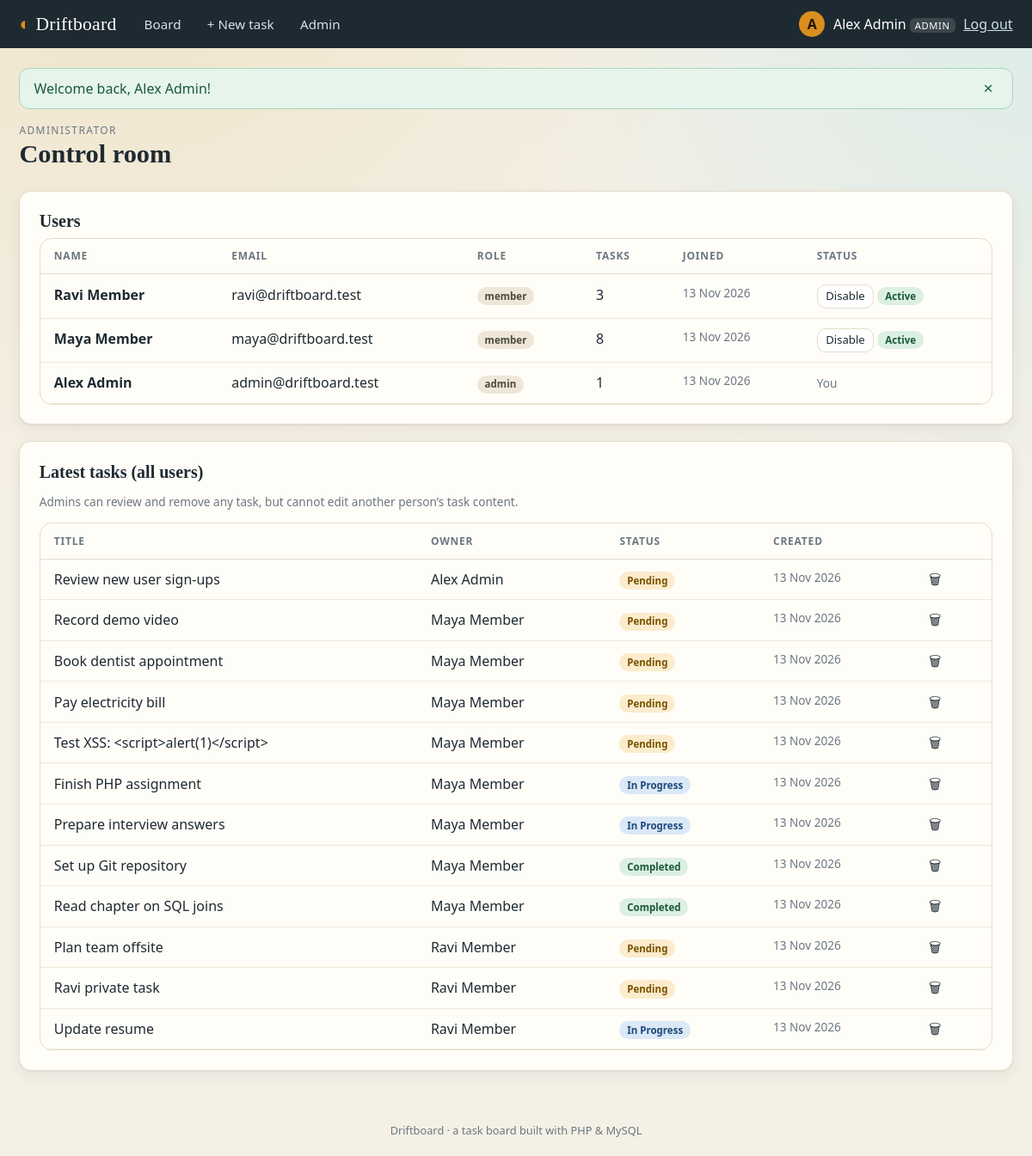
/admin.php (signed in), run on the app's committed database.
### tables this page shows
CREATE TABLE users (
  id            INT UNSIGNED NOT NULL AUTO_INCREMENT,
  name          VARCHAR(60)  NOT NULL,
  email         VARCHAR(120) NOT NULL,
  password_hash VARCHAR(255) NOT NULL,
  role          ENUM('member','admin') NOT NULL DEFAULT 'member',
  is_active     TINYINT(1)   NOT NULL DEFAULT 1,
  created_at    TIMESTAMP    NOT NULL DEFAULT CURRENT_TIMESTAMP,
  PRIMARY KEY (id),
  UNIQUE KEY uq_users_email (email)
);

CREATE TABLE tasks (
  id          INT UNSIGNED NOT NULL AUTO_INCREMENT,
  user_id     INT UNSIGNED NOT NULL,
  title       VARCHAR(150) NOT NULL,
  description TEXT         NOT NULL,
  status      ENUM('pending','in_progress','completed') NOT NULL DEFAULT 'pending',
  priority    ENUM('low','medium','high') NOT NULL DEFAULT 'medium',
  due_date    DATE NULL,
  created_at  TIMESTAMP NOT NULL DEFAULT CURRENT_TIMESTAMP,
  updated_at  TIMESTAMP NOT NULL DEFAULT CURRENT_TIMESTAMP ON UPDATE CURRENT_TIMESTAMP,
  PRIMARY KEY (id),
  KEY idx_tasks_user_status (user_id, status),    
  KEY idx_tasks_user_title (user_id, title),      
  CONSTRAINT fk_tasks_user FOREIGN KEY (user_id) REFERENCES users (id) ON DELETE CASCADE
);

### includes/helpers.php (called while the page is built, shortened)
<?php
function e(mixed $value): string
{
    return htmlspecialchars((string)$value, ENT_QUOTES | ENT_SUBSTITUTE, 'UTF-8');
}
function pull_flashes(): array
{
    $all = $_SESSION['flash'] ?? [];
    return $all;
}
function fmt_date(?string $date): string
{
    $ts = strtotime($date);
    return $ts ? date('d M Y', $ts) : '';
}

### includes/auth.php (called while the page is built, shortened)
<?php
function current_user(): ?array
{
    static $user = false;
    if ($user !== false) {
        return $user;
    }
    $user = null;
    if (!empty($_SESSION['uid'])) {
        $stmt = db()->prepare('SELECT id, name, email, role, is_active FROM users WHERE id = ?');
        $stmt->execute([(int)$_SESSION['uid']]);
        $row = $stmt->fetch();
        if ($row && (int)$row['is_active'] === 1) {
            $user = $row;
        } else {
            unset($_SESSION['uid']);
        }
    }
    return $user;
}
function is_admin(?array $user): bool
{
    return $user !== null && $user['role'] === 'admin';
}
function require_login(): array
{
    $user = current_user();
    return $user;
}
function require_admin(): array
{
    $user = require_login();
    return $user;
}

### includes/db.php (called while the page is built, shortened)
<?php
function db(): PDO
{
    static $pdo = null;
    if ($pdo === null) {
        $dsn = 'mysql:host=' . DB_HOST . ';port=' . DB_PORT . ';dbname=' . DB_NAME . ';charset=utf8mb4';
        $pdo = new PDO($dsn, DB_USER, DB_PASS, [
            PDO::ATTR_ERRMODE            => PDO::ERRMODE_EXCEPTION,
            PDO::ATTR_DEFAULT_FETCH_MODE => PDO::FETCH_ASSOC,
            PDO::ATTR_EMULATE_PREPARES   => false,
        ]);
    }
    return $pdo;
}

### admin.php (the view, shortened to what this page needs)
<?php
$admin = require_admin();
$users = db()->query(
    "SELECT u.id, u.name, u.email, u.role, u.is_active, u.created_at, COUNT(t.id) AS task_count
       FROM users u LEFT JOIN tasks t ON t.user_id = u.id
   GROUP BY u.id ORDER BY u.created_at"
)->fetchAll();
$all = db()->query(
    "SELECT t.*, u.name AS owner_name FROM tasks t JOIN users u ON u.id = t.user_id
  ORDER BY t.created_at DESC LIMIT 50"
)->fetchAll();
render_header('Admin');
?>
<section class="hero"><div><p class="eyebrow">Administrator</p><h1>Control room</h1></div></section>
<section class="card">
  <h2>Users</h2>
  <div class="table-wrap"><table class="list">
    <thead><tr><th>Name</th><th>Email</th><th>Role</th><th>Tasks</th><th>Joined</th><th>Status</th></tr></thead>
    <tbody>
    <?php foreach ($users as $u): ?>
      <tr>
        <td><strong><?= e($u['name']) ?></strong></td>
        <td><?= e($u['email']) ?></td>
        <td><span class="chip"><?= e($u['role']) ?></span></td>
        <td><?= (int)$u['task_count'] ?></td>
        <td class="muted small"><?= e(fmt_date($u['created_at'])) ?></td>
        <td>
          <?php if ((int)$u['id'] === (int)$admin['id']): ?>
            <span class="muted small">You</span>
          <?php else: ?>
          <form method="post" class="inline"><?= csrf_field() ?>
            <button class="btn small <?= $u['is_active'] ? '' : 'primary' ?>" type="submit"><?= $u['is_active'] ? 'Disable' : 'Enable' ?></button>
            <span class="chip <?= $u['is_active'] ? 'st-completed' : 'due overdue' ?>"><?= $u['is_active'] ? 'Active' : 'Disabled' ?></span>
          </form>
          <?php endif; ?>
        </td>
      </tr>
    <?php endforeach; ?>
    </tbody></table></div>
</section>
<section class="card">
  <h2>Latest tasks (all users)</h2>
  <p class="muted small">Admins can review and remove any task, but cannot edit another person’s task content.</p>
  <div class="table-wrap"><table class="list">
    <thead><tr><th>Title</th><th>Owner</th><th>Status</th><th>Created</th><th><span class="sr">Actions</span></th></tr></thead>
    <tbody>
    <?php foreach ($all as $t): ?>
      <tr>
        <td><?= e($t['title']) ?></td>
        <td><?= e($t['owner_name']) ?></td>
        <td><span class="chip st-<?= e($t['status']) ?>"><?= e(STATUSES[$t['status']]) ?></span></td>
        <td class="muted small"><?= e(fmt_date($t['created_at'])) ?></td>
        <td class="row-actions"><a class="icon-btn danger-text" href="task_delete.php?id=<?= (int)$t['id'] ?>" aria-label="Delete task" title="Delete">🗑</a></td>
      </tr>
    <?php endforeach; ?>
    </tbody></table></div>
</section>
<?php render_footer();

### includes/layout.php (shortened to what this page needs)
<?php
function render_header(string $title, string $bodyClass = ''): void
{
    $user = function_exists('current_user') ? current_user() : null;
    ?>
<!doctype html>
<html lang="en">
<head>
<link rel="stylesheet" href="assets/css/style.css">
</head>
<body class="<?= e($bodyClass) ?>">
<header class="topbar">
  <a class="brand" href="index.php"><span class="brand-mark" aria-hidden="true">◐</span> <?= e(APP_NAME) ?></a>
  <?php if ($user): ?>
  <nav class="nav" aria-label="Main">
    <a href="board.php">Board</a>
    <a href="task_form.php">+ New task</a>
    <?php if (is_admin($user)): ?><a href="admin.php">Admin</a><?php endif; ?>
  </nav>
  <div class="who">
    <span class="avatar" aria-hidden="true"><?= e(mb_strtoupper(mb_substr($user['name'], 0, 1))) ?></span>
    <span class="who-name"><?= e($user['name']) ?><?php if (is_admin($user)): ?> <em class="role-tag">admin</em><?php endif; ?></span>
    <form method="post" action="logout.php" class="inline"><?= csrf_field() ?><button class="link-btn" type="submit">Log out</button></form>
  </div>
  <?php endif; ?>
</header>
<main class="page">
<?php foreach (pull_flashes() as $f): ?>
  <div class="flash flash-<?= e($f['type']) ?>" role="status"><?= e($f['message']) ?><button class="flash-x" type="button" aria-label="Dismiss">×</button></div>
<?php endforeach;
}
function render_footer(): void
{
    ?>
</main>
<footer class="foot">Driftboard · a task board built with PHP &amp; MySQL</footer>
</body>
</html>
<?php
}

### assets/css/style.css (style rules this page uses)
:root { --paper:#f5f0e6; --card:#fffdf8; --ink:#1e2a32; --muted:#6b7780; --line:#e4dccb; --teal:#176f68; --teal-d:#0f5650; --amber:#d98e1f; --sky:#2c6fb0; --green:#2e8b57; --red:#c0392b; --radius:14px; --shadow:0 1px 2px rgba(30,42,50,.06),0 6px 18px rgba(30,42,50,.06); --serif:Georgia,"Times New Roman",serif; --sans:system-ui,-apple-system,"Segoe UI",Roboto,Arial,sans-serif; }
* { box-sizing:border-box }
html { -webkit-text-size-adjust:100% }
body { margin:0;background:var(--paper);color:var(--ink);font:16px/1.5 var(--sans); background-image:radial-gradient(circle at 12% -10%,#efe3c8 0,transparent 40%),radial-gradient(circle at 100% 0,#dcece8 0,transparent 35%); min-height:100vh;display:flex;flex-direction:column }
h1,h2,h3 { font-family:var(--serif);line-height:1.2;margin:0 0 .5rem }
h1 { font-size:1.9rem }
h2 { font-size:1.25rem }
a { color:var(--teal) }
.muted { color:var(--muted) }
.small { font-size:.85rem }
.topbar { display:flex;align-items:center;gap:1.2rem;padding:.7rem 1.4rem;background:var(--ink);color:#fff;flex-wrap:wrap }
.brand { font-family:var(--serif);font-size:1.35rem;color:#fff;text-decoration:none;letter-spacing:.3px }
.brand-mark { color:var(--amber) }
.nav { display:flex;gap:.3rem;flex:1 }
.nav a { color:#d8e2e6;text-decoration:none;padding:.35rem .8rem;border-radius:999px;font-size:.95rem }
.who { display:flex;align-items:center;gap:.6rem }
.avatar { width:30px;height:30px;border-radius:50%;background:var(--amber);color:#201400;display:grid;place-items:center;font-weight:700 }
.role-tag { font-size:.7rem;background:#fff2;border-radius:6px;padding:1px 6px;font-style:normal;text-transform:uppercase;letter-spacing:.6px }
.link-btn { background:none;border:0;color:#cfe0e6;cursor:pointer;font:inherit;text-decoration:underline;padding:0 }
.inline { display:inline }
.page { width:100%;max-width:1240px;margin:0 auto;padding:1.4rem;flex:1 }
.foot { text-align:center;color:var(--muted);font-size:.8rem;padding:1.2rem }
.card { background:var(--card);border:1px solid var(--line);border-radius:var(--radius);box-shadow:var(--shadow);padding:1.4rem;margin-bottom:1.2rem }
.btn { display:inline-block;border:1px solid var(--line);background:#fff;color:var(--ink);padding:.5rem 1rem;border-radius:10px;font:inherit;font-size:.95rem;cursor:pointer;text-decoration:none }
.btn.small { padding:.2rem .6rem;font-size:.82rem }
.flash { display:flex;justify-content:space-between;gap:1rem;padding:.7rem 1rem;border-radius:12px;margin-bottom:1rem;border:1px solid;transition:opacity .4s }
.flash-success { background:#e6f4ec;border-color:#a9d6bb;color:#1b5a37 }
.flash-x { background:none;border:0;font-size:1.2rem;cursor:pointer;color:inherit }
.hero { display:flex;justify-content:space-between;align-items:end;gap:1rem;margin-bottom:1rem;flex-wrap:wrap }
.eyebrow { margin:0;text-transform:uppercase;letter-spacing:1.4px;font-size:.75rem;color:var(--muted) }
.icon-btn { border:0;background:none;cursor:pointer;font-size:1rem;padding:.25rem .5rem;border-radius:8px;text-decoration:none;color:var(--ink) }
.chip { display:inline-block;font-size:.72rem;font-weight:700;padding:.12rem .55rem;border-radius:99px;background:#eee7d6;color:#4a4a3f;white-space:nowrap }
.st-pending { background:#fbeccd;color:#7a5200 }
.st-in_progress { background:#dbe8f6;color:#1d4a7c }
.st-completed { background:#dcefe3;color:#1b5a37 }
.table-wrap { overflow-x:auto;background:var(--card);border:1px solid var(--line);border-radius:var(--radius);box-shadow:var(--shadow) }
.card .table-wrap { box-shadow:none }
table.list { width:100%;border-collapse:collapse }
.list th { text-align:left;font-size:.75rem;text-transform:uppercase;letter-spacing:.8px;color:var(--muted);padding:.7rem 1rem;border-bottom:1px solid var(--line) }
.list td { padding:.7rem 1rem;border-bottom:1px solid #f0e9d8;vertical-align:top }
.row-actions { white-space:nowrap }

### data on the page
users: name "A", name "Alex Admin", email "admin@driftboard.test", role "admin", task_count "1", created_at "13 Nov 2026", shows "You"
users: name "Ravi Member", email "ravi@driftboard.test", role "member", task_count "3", created_at "13 Nov 2026", is_active "Disable"
users: name "Maya Member", email "maya@driftboard.test", role "member", task_count "8", created_at "13 Nov 2026", is_active "Disable"
tasks: title "Review new user sign-ups", user.name "Alex Admin", status "Pending", created_at "13 Nov 2026"
tasks: title "Record demo video", user.name "Maya Member", status "Pending", created_at "13 Nov 2026"
tasks: title "Book dentist appointment", user.name "Maya Member", status "Pending", created_at "13 Nov 2026"
tasks: title "Pay electricity bill", user.name "Maya Member", status "Pending", created_at "13 Nov 2026"
tasks: title "Test XSS: <script>alert(1)</script>", user.name "Maya Member", status "Pending", created_at "13 Nov 2026"
tasks: title "Finish PHP assignment", user.name "Maya Member", status "In Progress", created_at "13 Nov 2026"
tasks: title "Prepare interview answers", user.name "Maya Member", status "In Progress", created_at "13 Nov 2026"
tasks: title "Set up Git repository", user.name "Maya Member", status "Completed", created_at "13 Nov 2026"
tasks: title "Read chapter on SQL joins", user.name "Maya Member", status "Completed", created_at "13 Nov 2026"
tasks: title "Plan team offsite", user.name "Ravi Member", status "Pending", created_at "13 Nov 2026"
tasks: title "Ravi private task", user.name "Ravi Member", status "Pending", created_at "13 Nov 2026"
tasks: title "Update resume", user.name "Ravi Member", status "In Progress", created_at "13 Nov 2026"

### other printed values
APP_NAME "Driftboard"
$f['message'] "Welcome back, Alex Admin!"
